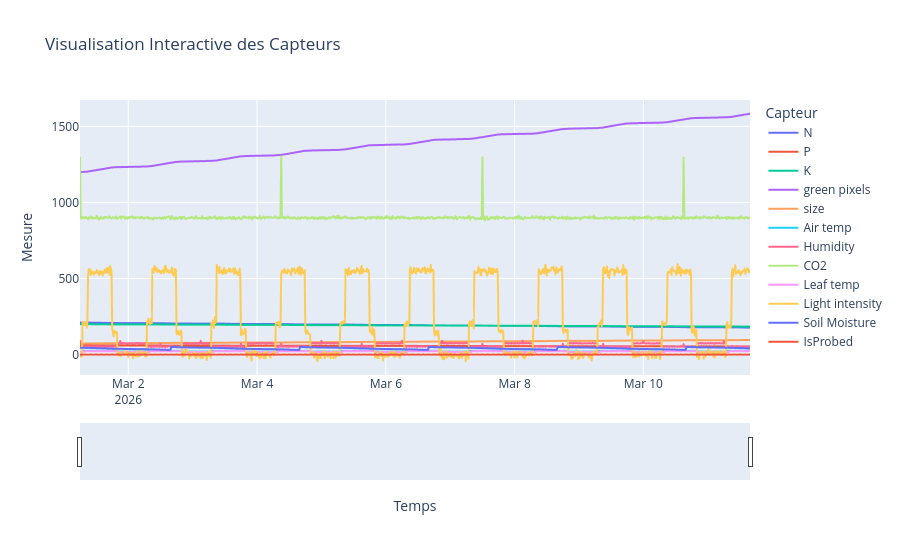

The notebook cell this image was saved under:
### Code cell
# Transformation des données pour Plotly (format long)
df_melted = df_clean.melt(id_vars=['TimeStamp'], value_vars=variables,
                          var_name='Capteur', value_name='Valeur')

fig = px.line(df_melted, x='TimeStamp', y='Valeur', color='Capteur',
              title='Visualisation Interactive des Capteurs',
              labels={'TimeStamp': 'Temps', 'Valeur': 'Mesure'})

# Ajout de curseurs pour naviguer dans le temps
fig.update_xaxes(rangeslider_visible=True)

fig.show()

### Figure 1 — Plotly figure (JSON) as saved in the notebook; plotly's stock layout.template omitted (floating-point values rounded to 4 significant figures; data arrays with more than 128 entries replaced by an {"elided": "..."} marker saying what was removed)
{"data": [{"hovertemplate": "Capteur=N<br>Temps=%{x}<br>Mesure=%{y}<extra></extra>", "legendgroup": "N", "line": {"color": "#636efa", "dash": "solid"}, "marker": {"symbol": "circle"}, "mode": "lines", "name": "N", "showlegend": true, "x": {"elided": "1000 str values"}, "xaxis": "x", "y": {"elided": "1000 float values"}, "yaxis": "y", "type": "scattergl"}, {"hovertemplate": "Capteur=P<br>Temps=%{x}<br>Mesure=%{y}<extra></extra>", "legendgroup": "P", "line": {"color": "#EF553B", "dash": "solid"}, "marker": {"symbol": "circle"}, "mode": "lines", "name": "P", "showlegend": true, "x": {"elided": "1000 str values"}, "xaxis": "x", "y": {"elided": "1000 float values"}, "yaxis": "y", "type": "scattergl"}, {"hovertemplate": "Capteur=K<br>Temps=%{x}<br>Mesure=%{y}<extra></extra>", "legendgroup": "K", "line": {"color": "#00cc96", "dash": "solid"}, "marker": {"symbol": "circle"}, "mode": "lines", "name": "K", "showlegend": true, "x": {"elided": "1000 str values"}, "xaxis": "x", "y": {"elided": "1000 float values"}, "yaxis": "y", "type": "scattergl"}, {"hovertemplate": "Capteur=green pixels<br>Temps=%{x}<br>Mesure=%{y}<extra></extra>", "legendgroup": "green pixels", "line": {"color": "#ab63fa", "dash": "solid"}, "marker": {"symbol": "circle"}, "mode": "lines", "name": "green pixels", "showlegend": true, "x": {"elided": "1000 str values"}, "xaxis": "x", "y": {"elided": "1000 float values"}, "yaxis": "y", "type": "scattergl"}, {"hovertemplate": "Capteur=size<br>Temps=%{x}<br>Mesure=%{y}<extra></extra>", "legendgroup": "size", "line": {"color": "#FFA15A", "dash": "solid"}, "marker": {"symbol": "circle"}, "mode": "lines", "name": "size", "showlegend": true, "x": {"elided": "1000 str values"}, "xaxis": "x", "y": {"elided": "1000 float values"}, "yaxis": "y", "type": "scattergl"}, {"hovertemplate": "Capteur=Air temp<br>Temps=%{x}<br>Mesure=%{y}<extra></extra>", "legendgroup": "Air temp", "line": {"color": "#19d3f3", "dash": "solid"}, "marker": {"symbol": "circle"}, "mode": "lines", "name": "Air temp", "showlegend": true, "x": {"elided": "1000 str values"}, "xaxis": "x", "y": {"elided": "1000 float values"}, "yaxis": "y", "type": "scattergl"}, {"hovertemplate": "Capteur=Humidity<br>Temps=%{x}<br>Mesure=%{y}<extra></extra>", "legendgroup": "Humidity", "line": {"color": "#FF6692", "dash": "solid"}, "marker": {"symbol": "circle"}, "mode": "lines", "name": "Humidity", "showlegend": true, "x": {"elided": "1000 str values"}, "xaxis": "x", "y": {"elided": "1000 float values"}, "yaxis": "y", "type": "scattergl"}, {"hovertemplate": "Capteur=CO2<br>Temps=%{x}<br>Mesure=%{y}<extra></extra>", "legendgroup": "CO2", "line": {"color": "#B6E880", "dash": "solid"}, "marker": {"symbol": "circle"}, "mode": "lines", "name": "CO2", "showlegend": true, "x": {"elided": "1000 str values"}, "xaxis": "x", "y": {"elided": "1000 float values"}, "yaxis": "y", "type": "scattergl"}, {"hovertemplate": "Capteur=Leaf temp<br>Temps=%{x}<br>Mesure=%{y}<extra></extra>", "legendgroup": "Leaf temp", "line": {"color": "#FF97FF", "dash": "solid"}, "marker": {"symbol": "circle"}, "mode": "lines", "name": "Leaf temp", "showlegend": true, "x": {"elided": "1000 str values"}, "xaxis": "x", "y": {"elided": "1000 float values"}, "yaxis": "y", "type": "scattergl"}, {"hovertemplate": "Capteur=Light intensity<br>Temps=%{x}<br>Mesure=%{y}<extra></extra>", "legendgroup": "Light intensity", "line": {"color": "#FECB52", "dash": "solid"}, "marker": {"symbol": "circle"}, "mode": "lines", "name": "Light intensity", "showlegend": true, "x": {"elided": "1000 str values"}, "xaxis": "x", "y": {"elided": "1000 float values"}, "yaxis": "y", "type": "scattergl"}, {"hovertemplate": "Capteur=Soil Moisture<br>Temps=%{x}<br>Mesure=%{y}<extra></extra>", "legendgroup": "Soil Moisture", "line": {"color": "#636efa", "dash": "solid"}, "marker": {"symbol": "circle"}, "mode": "lines", "name": "Soil Moisture", "showlegend": true, "x": {"elided": "1000 str values"}, "xaxis": "x", "y": {"elided": "1000 float values"}, "yaxis": "y", "type": "scattergl"}, {"hovertemplate": "Capteur=IsProbed<br>Temps=%{x}<br>Mesure=%{y}<extra></extra>", "legendgroup": "IsProbed", "line": {"color": "#EF553B", "dash": "solid"}, "marker": {"symbol": "circle"}, "mode": "lines", "name": "IsProbed", "showlegend": true, "x": {"elided": "1000 str values"}, "xaxis": "x", "y": {"elided": "1000 float values"}, "yaxis": "y", "type": "scattergl"}], "layout": {"xaxis": {"anchor": "y", "domain": [0.0, 1.0], "title": {"text": "Temps"}, "rangeslider": {"visible": true}}, "yaxis": {"anchor": "x", "domain": [0.0, 1.0], "title": {"text": "Mesure"}}, "legend": {"title": {"text": "Capteur"}, "tracegroupgap": 0}, "title": {"text": "Visualisation Interactive des Capteurs"}}}
